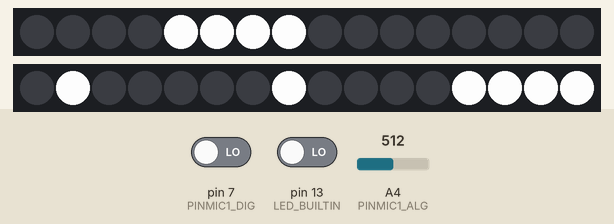
Simulated run of this sketch. Board: Arduino Uno, built with avr-gcc and run on an emulated ATmega328P. Parts: 2 × 16 RGB LEDs in strip order, left to right. The test bench sets the inputs (shaded band); at power-on: pin 7 (PINMIC1_DIG) LOW, pin 13 (LED_BUILTIN) LOW, A4 (PINMIC1_ALG) = 512. Dim RGB values are drawn brighter than linear.

Above: at 0.22 s.
At 10.95 s:
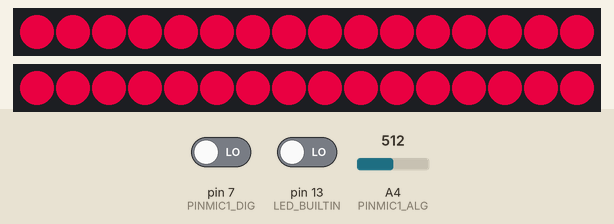
At 12.16 s:
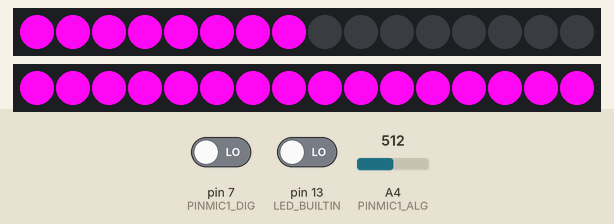
At 20.77 s:
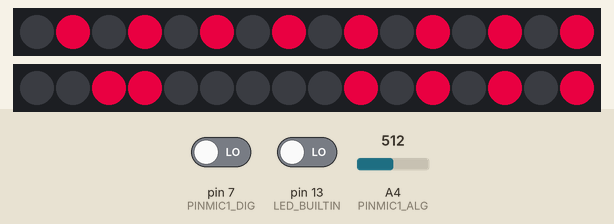
At 32.7 s:
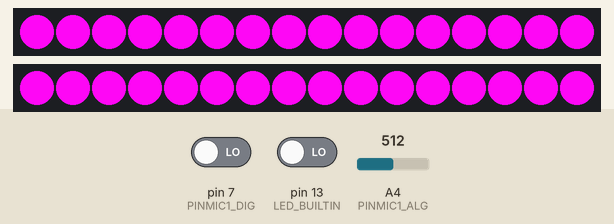
At 39.8 s:
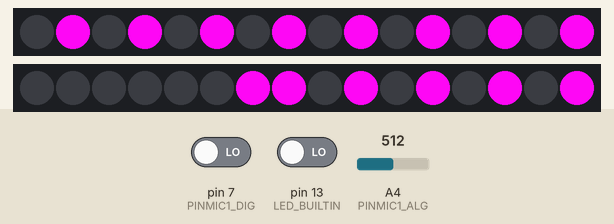

The sketch:

ledStripEffects.ino
```cpp
/**
 * LED Strip Controler
 *
 * Features:
 *  - Independent timer for changing effect, color and speed
 *
 * @author Rafael Lima
 * @version 0.2
 */

// Libraries -------------------------------------------------------
#include <elapsedMillis.h>
#include <FastLED.h>
#include "ledStripEffects.h"

// Constants -------------------------------------------------------
#define PINLEDS_SPEAKERS     9
#define PINLIDS_BASE         10
#define PINMIC1_ALG          A4
#define PINMIC2_ALG          A0
#define PINMIC1_DIG           7

#define SIZECOLORPALET       10
#define NUMEFFECTS            4
#define NUM_LEDS_SPEAKER     16
#define NUM_LEDS_BASE         8

// Time step (ms)
#define TIMESTEP_MUSIC 10             // Frequency Filters Param
#define TIMESTEP_LOOP 150             // Led Selection Transition
#define TIMESTEP_COLOR 500            // Color Transition
#define TIMESTEP_EFFECT 10000          // LED Efect Transition
#define TIMELED_OFF 200               // Silence Time to turn off LEDs

#define SOUND_BASS_THRESHOLD 570      // Max 600

// Global Variables ------------------------------------------------

// Timers
elapsedMillis timerSilence;
elapsedMillis timerLoop;
elapsedMillis timerColor;
elapsedMillis timerEffect;

// LED Strip
CRGB ledsSpeaker[NUM_LEDS_SPEAKER];
CRGB ledsBase[NUM_LEDS_BASE];
const CRGB colorPalet[] = {0xF7F7F7, // White Smoke
                           0xBA0034, // Crimson Glory
                           0xF70035, // Carmine Red
                           0xFA07F2,
                           0xDD49B8, // Pink (PANTONE)
                           0xF7F7F7, // White Smoke
                           0x00BAAD, // Amazonite
                           0x00F7E6, // Tuorquoise Blue
                           0xFA07F2,
                           0xDD49B8
                          };// Pink (PANTONE)

// Index and aux variables
unsigned int indexEffect = 0;
unsigned int indexColor = 0;
unsigned int i = 0;
int inc;
int isBeat;
int isBass;
int isMusicPlaying = 0;

int timeStepLedTransition = TIMESTEP_LOOP;

int soundSilenceRef = 0;

// Function Pointer Vector for easy effect access
void (*effectVectorSpeaker[NUMEFFECTS])(CRGB* ledStrip, unsigned int stripSize, unsigned int k, CRGB color);
void (*effectVectorBase[NUMEFFECTS])(CRGB* ledStrip, unsigned int stripSize, unsigned int k, CRGB color);


// Main functions --------------------------------------------------
void setup() {
  // Setup Pins
  pinMode(PINMIC1_ALG, INPUT);
  pinMode(PINMIC2_ALG, INPUT);
  pinMode(PINMIC1_DIG, INPUT);

  // Start LED Strip
  FastLED.addLeds<WS2811, PINLEDS_SPEAKERS, BRG>(ledsSpeaker, NUM_LEDS_SPEAKER);
  FastLED.addLeds<WS2811, PINLIDS_BASE, BRG>(ledsBase, NUM_LEDS_SPEAKER);

  // Reset all index
  indexEffect = 0;
  indexColor = 0;
  i = 0;

  // Register effects used
  effectVectorBase[0] = LightEffect::LightCollision;
  effectVectorBase[1] = LightEffect::LightFill;
  effectVectorBase[2] = LightEffect::BlockMove;
  effectVectorBase[3] = LightEffect::LightSideFill;
  effectVectorSpeaker[0] = LightEffect::BlockMove;
  effectVectorSpeaker[1] = LightEffect::LightCollision;
  effectVectorSpeaker[2] = LightEffect::BlockX;
  effectVectorSpeaker[3] = LightEffect::BlockRotate;

  // Reset Timers
  timerSilence = 0;
  timerLoop = 0;
  timerColor = 0;
  timerEffect = 0;
}

void loop() {

  // Read Mic and set treshold triggers
  int musicInput = analogRead(PINMIC1_ALG);   // Raw Input
  isBeat = digitalRead(PINMIC1_DIG);          // Potentiometer Threshold
  isBass = musicInput > SOUND_BASS_THRESHOLD; // Hardcode Threshold

  // Select Color Timer
  if ( timerColor > TIMESTEP_COLOR)
  {
    timerColor = 0; // Reset Timer
    indexColor = (indexColor < 9) ? indexColor + 1 : 0;
  }

  // Select Effect Timer
  if ( timerEffect > TIMESTEP_EFFECT)
  {
    timerEffect = 0; // Reset Timer
    indexEffect = (indexEffect < 3) ? indexEffect + 1 : 1;
  }

  // Run Effects
  if( timerLoop > TIMESTEP_LOOP ) // Control Frequency time
  {
    timerLoop = 0; // Reset Timer

    // Alternate from 0 to NUM_LEDS_SPEAKER
    if ( i >= NUM_LEDS_SPEAKER ) inc = -1;
    if ( i <= 0) inc = 1;
    i += inc;

    // Effect Step
    effectVectorSpeaker[indexEffect](ledsSpeaker,NUM_LEDS_SPEAKER,i,colorPalet[indexColor]);
    effectVectorBase[indexEffect](ledsBase,NUM_LEDS_BASE,i,colorPalet[indexColor]);
    //LightEffect::BlockRotate(leds,NUM_LEDS,i,colorPalet[indexColor]);
    FastLED.show();

    digitalWrite( LED_BUILTIN, !digitalRead( LED_BUILTIN ) ); // blink buildin led
  }
}
```

ledStripEffects.h
```cpp
/**
 * LED Strip Effects
 *
 * @author Rafael Lima
 * @version 0.2
 */

#include <FastLED.h>

struct LightEffect
{
    /**
     * Effect: Turn On all LEDs
     */
    void static TurnOn(CRGB* ledStrip, unsigned int stripSize, unsigned int k, CRGB color)
    {
        fill_solid(ledStrip,stripSize,color);
    }

    /**
     * Effect: move LED on position
     */
    void static LightMoving(CRGB* ledStrip, unsigned int stripSize, unsigned int k, CRGB color)
    {
        fill_solid(ledStrip,stripSize,0x000000);
        ledStrip[k] = color;
    }

    /**
     * Effect: Turn On LEDS in sequence
     */
    void static LightFill(CRGB* ledStrip, unsigned int stripSize, unsigned int k, CRGB color)
    {
        fill_solid(ledStrip,stripSize,0x000000);
        fill_solid(ledStrip,k,color);
    }

    /**
     * Effect: move LEDs position start to side and
     *         turn on everything when they reach the center
     */
    void static LightCollision(CRGB* ledStrip, unsigned int stripSize, unsigned int k, CRGB color)
    {
        if( (stripSize - k-k) <= 1)
        {
        fill_solid(ledStrip,stripSize,color);
        }
        else
        {
        fill_solid(ledStrip,stripSize,0x000000);
        ledStrip[k] = color;
        ledStrip[stripSize-k] = color;
        }
    }

    /**
     * Effect: move LEDs position starting from sides and
     *         turn on everything when they reach the center
     */
    void static LightDots(CRGB* ledStrip, unsigned int stripSize, unsigned int k, CRGB color)
    {
        fill_solid(ledStrip,stripSize,0x000000);
        ledStrip[k] = color;
        ledStrip[stripSize-k] = color;
    }

    /**
     * Effect: move LEDs position starting from sides and
     *         turn on everything when they reach the center
     */
    void static LightSideFill(CRGB* ledStrip, unsigned int stripSize, unsigned int k, CRGB color)
    {
        int endK = (stripSize - k);
        if( endK > k) // Center
        {
        fill_solid(ledStrip,stripSize,0x000000);
        fill_solid(ledStrip,k,color);
        fill_solid(ledStrip+endK,k,color);
        fill_solid(ledStrip,stripSize,0x000000);
        }
        else
        {
        fill_solid(ledStrip,stripSize,color);
        fill_solid(ledStrip+endK,k-endK,0x000000);
        }
    }

    /**
     * Effect: Light a segment
     */
    void static BlockMove(CRGB* ledStrip, unsigned int stripSize, unsigned int k, CRGB color)
    {
        int blockSize = stripSize/4;
        int blockNum = k%4;
        int blockPos = blockNum*blockSize;

        fill_solid(ledStrip,stripSize,0x000000);
        fill_solid(ledStrip+blockPos,blockSize,color);
    }

    /**
     * Effect: Alternate between Odds and Even Count
     */
    void static Alternate(CRGB* ledStrip, unsigned int stripSize, unsigned int k, CRGB color)
    {
        int hitOdds = k%(stripSize/2);
        fill_solid(ledStrip,stripSize,0x000000);
        fill_solid(ledStrip+2*k+hitOdds,1,color);
    }

    /**
     * Effect: Light a segment
     */
    void static BlockRotate(CRGB* ledStrip, unsigned int stripSize, unsigned int k, CRGB color)
    {
        int blockSize = stripSize/4;
        int blockNum = k%4;

        fill_solid(ledStrip,stripSize,0x000000);
        for(int blockPos = 0; blockPos < 4; blockPos++)
        ledStrip[blockPos*blockSize+blockNum] = color;
    }

    /**
     * Effect: Light a segment
     */
    void static BlockX(CRGB* ledStrip, unsigned int stripSize, unsigned int k, CRGB color)
    {
        int blockSize = stripSize/4;
        int lightA = k%4;
        int lightB = (k+2)%4;

        fill_solid(ledStrip,stripSize,0x000000);
        for(int blockPos = 0; blockPos < 4; blockPos++)
        {
        ledStrip[blockPos*blockSize+lightA] = color;
        ledStrip[blockPos*blockSize+lightB] = color;
        }
    }

    /**
     * Effect: Turn On all LEDs
     */
    void static Blink(CRGB* ledStrip, unsigned int stripSize, unsigned int k, CRGB color)
    {
        if( k%2 )
        {
            fill_solid(ledStrip,stripSize,color);
        }
        else
        {
            fill_solid(ledStrip,stripSize,0);
        }
    }
};
```
